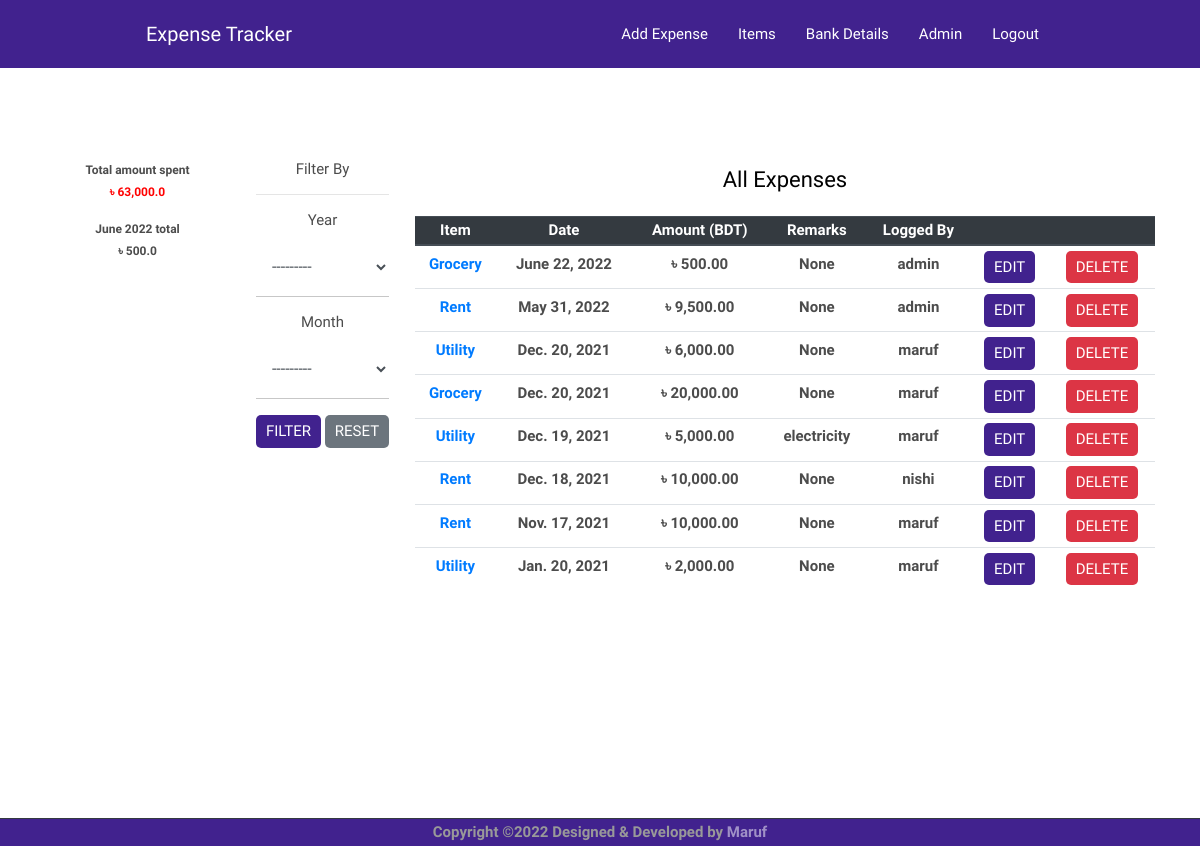
The app's page / (signed in) with its own data.
### app/models.py (models this page shows, shortened)
class Expenditure(models.Model):
    item = models.ForeignKey(Item, on_delete=models.SET_NULL, null=True, related_name='items')
    author = models.ForeignKey('auth.User', on_delete=models.DO_NOTHING, null=True)
    bank = models.ForeignKey(Bank, on_delete=models.DO_NOTHING, blank=True, null=True)
    date = models.DateField(blank=False, null=False, default=datetime.date.today)
    amount = models.DecimalField(max_digits=20, decimal_places=2, validators=[MinValueValidator(Decimal('0.01'))])
    remarks = models.CharField(max_length=200, blank=True, null=True)

class Item(models.Model):
    name = models.CharField(max_length=250,unique=True)
    def __str__(self):
        return self.name

### app/views.py (the view)
# urls.py: path('',views.ExpenditureListView.as_view(),name='expenditure_list'),
class ExpenditureListView(LoginRequiredMixin, ListView):
    context_object_name = 'expenditures'
    login_url = 'login/'
    model = Expenditure
    ordering = ["-date"]
    today = datetime.date.today()
    def get_queryset(self):
        queryset = super().get_queryset()
        filter = ExpenditureFilter(self.request.GET, queryset)
        return filter.qs
    def get_context_data(self, **kwargs):
        context = super().get_context_data(**kwargs)
        queryset = self.get_queryset()
        filter = ExpenditureFilter(self.request.GET, queryset)
        context["filter"] = filter
        try:
            context['total'] = float(Expenditure.objects.aggregate(Sum('amount')).get('amount__sum', 0.00))
            context['current_month_total'] = float(Expenditure.objects.filter(date__year=self.today.year, date__month=self.today.month).aggregate(Sum('amount')).get('amount__sum', 0.00))
        except Exception:
            return None
        return context

### app/templates/app/expenditure_list.html (shortened to what this page needs)
{% extends 'app/base.html' %}
{% block content %}
{% load humanize %}
{% load crispy_forms_tags %}
<section class="section">
    <div class="container">
        <div class="row">
            <div class="col-lg-2 col-md-2 mb-80">
                <div class="row">
                    <div class="col-lg-10 mx-auto text-center">
                        <p class="font-tertiary">
                            Total amount spent<br> <span class="font-red">৳ {{ total|intcomma }}</span>
                        </p>
                        <p class="font-tertiary">
                            {% now "F Y" %} total <br>
                            <span>৳ {{ current_month_total|intcomma }}</span>
                        </p>
                    </div>
                </div>
            </div>
            <div class="col-lg-2 col-md-2 mb-80">
                <div class="row">
                    <form class="mx-auto text-center" method="GET">
                        Filter By
                        <hr>
                        {{ filter.form|crispy }}
                        <button type="submit" class="btn btn-xs btn-primary" name="">Filter</button>
                        <a href="{% url 'expenditure_list' %}" class="btn btn-xs btn-secondary" name="">Reset</a>
                    </form>
                </div>
            </div>
            <div class="col-lg-8 col-md-8 mb-80">
                <div class="row">
                    <div class="col-lg-8 mx-auto text-center">
                        <p class="font-secondary paragraph-lg text-dark">
                            All Expenses
                        </p>
                    </div>
                </div>
                <div class="row">
                    <div class="table-responsive mx-auto text-center">
                        <table id="myTable" class="table table-sm">
                            <thead class="thead-dark">
                            <tr>
                                <th scope="col">Item</th>
                                <th scope="col">Date</th>
                                <th scope="col">Amount (BDT)</th>
                                <th scope="col">Remarks</th>
                                <th scope="col">Logged By</th>
                                <th scope="col"></th>
                                <th scope="col"></th>
                            </tr>
                            </thead>
                            <tbody>
                            {% for expenditure in expenditures %}
                            <tr>
                                <td>
                                    <a href="{% url 'expenditure_detail' pk=expenditure.pk %}">
                                        {{ expenditure.item }}
                                    </a>
                                </td>
                                <td>{{ expenditure.date }}</td>
                                <td>৳ {{ expenditure.amount|intcomma }}</td>
                                <td>{{ expenditure.remarks }}</td>
                                <td>{{ expenditure.author }}</td>
                                <td>
                                    <a class="btn btn-xs btn-primary"
                                       href="{% url 'expenditure_edit' pk=expenditure.pk %}">
                                        Edit
                                    </a>
                                </td>
                                <td>
                                    <a class="btn btn-xs btn-danger"
                                       href="{% url 'expenditure_remove' pk=expenditure.pk %}">
                                        Delete
                                    </a>
                                </td>
                            </tr>
                            {% endfor %}
                            </tbody>
                        </table>
                    </div>
                </div>
            </div>
        </div>
    </div>
</section>
{% endblock content %}

### app/templates/app/base.html (shortened to what this page needs)
<!DOCTYPE html>
{% load static %}
<html lang="en">
<head>
    <link rel="stylesheet" href="{% static 'plugins/bootstrap/bootstrap.min.css' %}">
    <link rel="stylesheet" href="{% static 'plugins/slick/slick.css' %}">
    <link rel="stylesheet" href="{% static 'plugins/themify-icons/themify-icons.css' %}">
    <link rel="stylesheet" type="text/css" href="https://cdn.datatables.net/v/dt/dt-1.11.3/date-1.1.1/r-2.2.9/sc-2.0.5/datatables.min.css"/>
    <link href="{% static 'css/style.css' %}" rel="stylesheet">
</head>
<body>
<header class="navigation fixed-top">
    <nav class="navbar navbar-expand-lg navbar-dark">
        <a class="navbar-brand font-secondary" href="{% url 'expenditure_list' %}">Expense Tracker</a>
        <div class="collapse navbar-collapse text-center" id="navigation">
            <ul class="navbar-nav ml-auto">
                {% if user.is_authenticated %}
                <li class="nav-item">
                    <a class="nav-link" href="{% url 'expenditure_new' %}">Add Expense</a>
                </li>
                <li class="nav-item">
                    <a class="nav-link" href="{% url 'item' %}">Items</a>
                </li>
                <li class="nav-item">
                    <a class="nav-link" href="{% url 'banks' %}">Bank Details</a>
                </li>
                {% if user.is_superuser %}
                <li class="nav-item">
                    <a class="nav-link" href="{% url 'admin:index' %}" target="_blank">Admin</a>
                </li>
                {% endif %}
                <li class="nav-item">
                    <a class="nav-link" href="{% url 'logout' %}">Logout</a>
                </li>
                {% else %}
                <li class="nav-item">
                    <a class="nav-link" href="{% url 'login' %}">Login</a>
                </li>
                {% endif %}
            </ul>
        </div>
    </nav>
</header>
<section class="section">
    <div class="container">
        {% block content %}
        {% endblock content %}
    </div>
</section>
<footer class="footer-bg-dark fixed-bottom">
    <div class="border-top text-center border-dark">
        <p class="mb-0 text-light">Copyright &copy;
            Designed &amp; Developed by <a class="text-white-50" href="#">Maruf</a></p>
    </div>
</footer>
</body>
</html>

### app/static/css/style.css (style rules this page uses)
body { line-height: 1.2; font-family: "Abel", sans-serif; -webkit-font-smoothing: antialiased; font-size: 15px; color: #4c4c4c; }
p, .paragraph { font-weight: 700; color: #4c4c4c; font-size: 15px; line-height: 1.8; font-family: "Abel", sans-serif; }
p-lg, .paragraph-lg { font-size: 22px; font-weight: 500; }
td { font-weight: 700; color: #4c4c4c; font-size: 15px; line-height: 1.8; font-family: "Abel", sans-serif; }
.btn { font-size: 22px; font-family: "Abel", sans-serif; text-transform: uppercase; padding: 16px 44px; border-radius: 5px; font-weight: 400; border: 0; position: relative; z-index: 1; transition: 0.2s ease; }
.btn-xs { padding: 5px 10px; font-size: 15px; }
.btn-primary { background: #41228e; color: #fff; }
body { background-color: #fff; overflow-x: hidden; }
ol, ul { list-style-type: none; margin: 0px; }
a, a:hover, a:focus { text-decoration: none; }
a, button, select { cursor: pointer; transition: 0.2s ease; }
.section { padding-top: 80px; padding-bottom: 80px; }
.text-dark { color: #000 !important; }
.text-light { color: #999999 !important; }
.mb-80 { margin-bottom: 80px !important; }
.font-secondary { font-family: "Abel", sans-serif !important; }
.font-tertiary { font-family: "Abel", sans-serif !important; font-size: 12px; }
.font-red { color:red; }
.form-control { border: 0; border-radius: 0; border-bottom: 1px solid #c7c7c7; height: 60px; }
.navigation { padding: 2px 130px; background-color: #41228e; transition: 0.3s ease; }
.navbar .nav-item .nav-link { font-family: "Abel", sans-serif; padding: 15px; }
.navbar-dark .navbar-nav .nav-link { color: #fff; }
.footer-bg-dark { background-color: #41228e; }

### records on screen
Expenditure: item "Grocery", date "June 22, 2022", amount "500.00", remarks "None", author "admin"
Expenditure: item "Rent", date "May 31, 2022", amount "9,500.00", remarks "None", author "admin"
Expenditure: item "Utility", date "Dec. 20, 2021", amount "6,000.00", remarks "None", author "maruf"
Expenditure: item "Grocery", date "Dec. 20, 2021", amount "20,000.00", remarks "None", author "maruf"
Expenditure: item "Utility", date "Dec. 19, 2021", amount "5,000.00", remarks "electricity", author "maruf"
Expenditure: item "Rent", date "Dec. 18, 2021", amount "10,000.00", remarks "None", author "nishi"
Expenditure: item "Rent", date "Nov. 17, 2021", amount "10,000.00", remarks "None", author "maruf"
Expenditure: item "Utility", date "Jan. 20, 2021", amount "2,000.00", remarks "None", author "maruf"

### other values on screen
{{ total|intcomma }} "63,000.0"
{{ current_month_total|intcomma }} "500.0"
